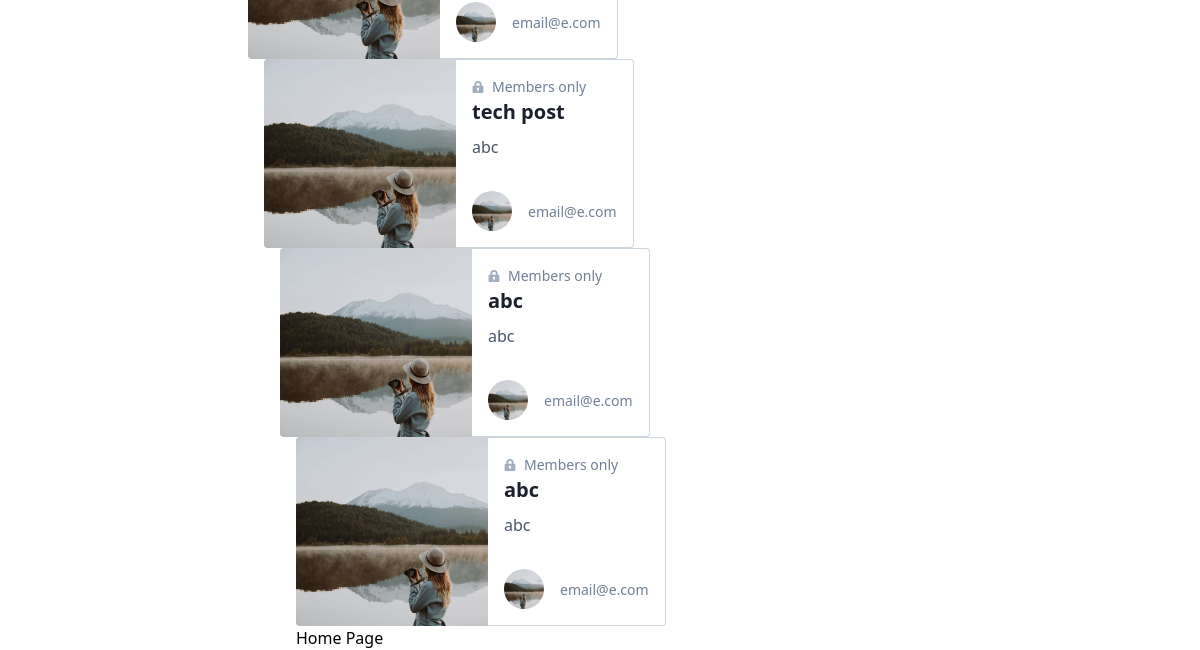
The page /home (signed in, lower part) on the database as committed earlier.
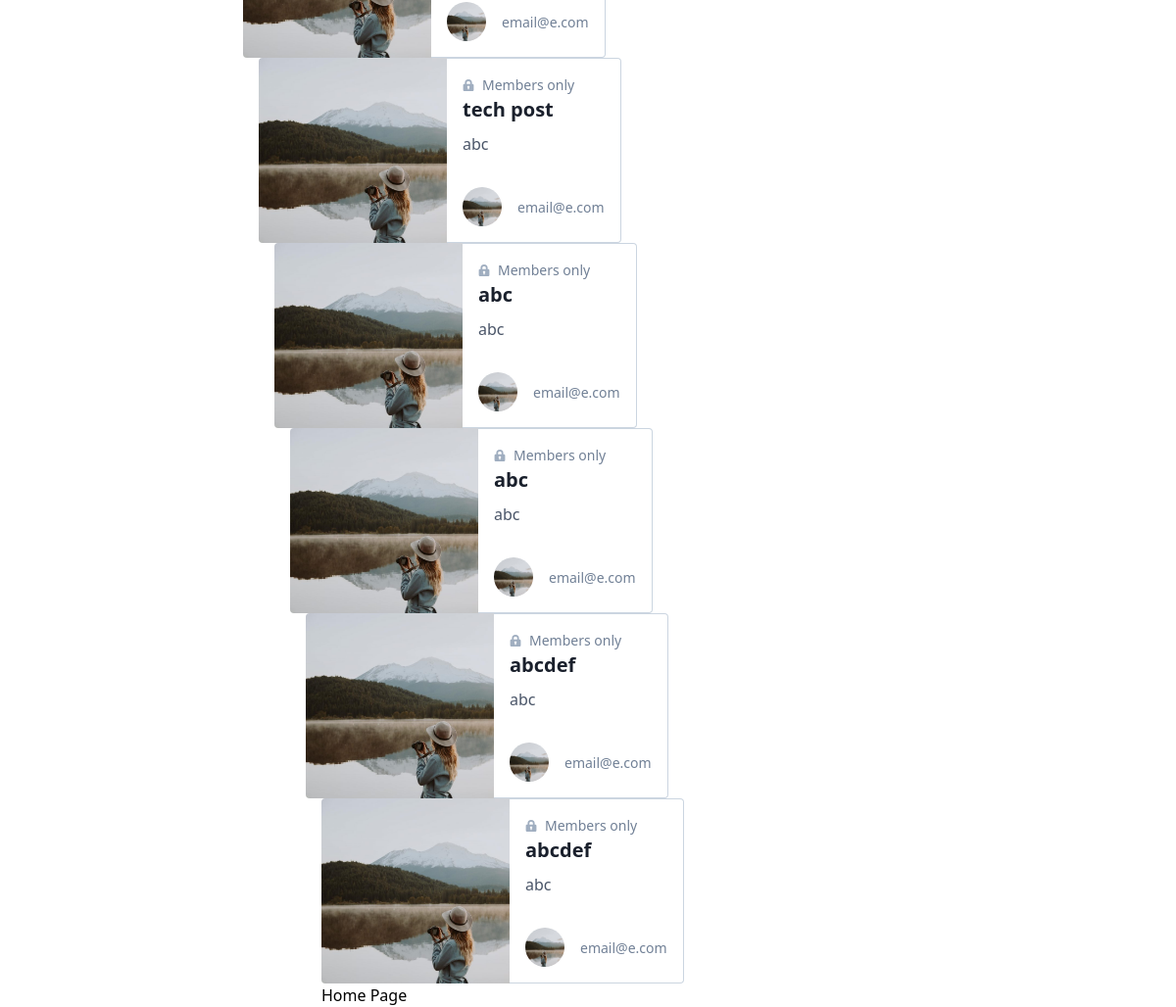
The same page on the database as committed later.
### diaryapp/models.py (models this page shows, shortened)
class Post(db.Model):
	id = db.Column(db.Integer, primary_key = True)
	title = db.Column(db.String(100))
	date_posted = db.Column(db.DateTime, nullable = False, default = datetime.utcnow)
	text_content = db.Column(db.Text, nullable = False)
	user_id = db.Column(db.Integer, db.ForeignKey('user.id'), nullable = False)

class User(db.Model, UserMixin):
	id = db.Column(db.Integer, primary_key = True)
	username = db.Column(db.String(25), unique = True, nullable = False)
	email = db.Column(db.String(100), unique = True, nullable = False)
	image_file = db.Column(db.String(25), default = 'default.jpg', nullable = False)
	password = db.Column(db.String(60), nullable = False)
	posts = db.relationship('Post', backref='author', lazy=True)
	def __repr__(self):
		return self.username

### diaryapp/routes.py (the view)
@app.route('/')
@app.route('/home')
def home():
	image_file = url_for('static', filename='profile/' + current_user.image_file)
	return render_template('home.html', posts = Post.query.all(), image_file = image_file)

### diaryapp/models.py (called while the page is built)
@login_manager.user_loader
def load_user(user_id):
	return User.query.get(int(user_id))

### diaryapp/templates/home.html
{% extends "layout.html" %}
{% block content %}
{% for post in posts %}
<div class="container mx-auto px-4">
<div class="max-w-sm w-full lg:max-w-full lg:flex">
  <div class="h-48 lg:h-auto lg:w-48 flex-none bg-cover rounded-t lg:rounded-t-none lg:rounded-l text-center overflow-hidden" style="background-image: url('{{image_file}}')" title="Woman holding a mug">
  </div>
  <div class="border-r border-b border-l border-gray-400 lg:border-l-0 lg:border-t lg:border-gray-400 bg-white rounded-b lg:rounded-b-none lg:rounded-r p-4 flex flex-col justify-between leading-normal">
    <div class="mb-8">
      <p class="text-sm text-gray-600 flex items-center">
        <svg class="fill-current text-gray-500 w-3 h-3 mr-2" xmlns="http://www.w3.org/2000/svg" viewBox="0 0 20 20">
          <path d="M4 8V6a6 6 0 1 1 12 0v2h1a2 2 0 0 1 2 2v8a2 2 0 0 1-2 2H3a2 2 0 0 1-2-2v-8c0-1.1.9-2 2-2h1zm5 6.73V17h2v-2.27a2 2 0 1 0-2 0zM7 6v2h6V6a3 3 0 0 0-6 0z" />
        </svg>
        Members only
      </p>
      <div class="text-gray-900 font-bold text-xl mb-2">{{ post.title }}</div>
      <p class="text-gray-700 text-base">{{ post.author }}</p>
    </div>
    <div class="flex items-center">
    <img class="w-10 h-10 rounded-full mr-4" src="{{ image_file }}" alt="Image">
      <div class="text-sm">
        <p class="text-gray-600">{{ current_user.email }}</p>
      </div>
    </div>
</div>
</div>
{% endfor %}
Home Page
{% endblock %}

### diaryapp/templates/layout.html (shortened to what this page needs)
<!DOCTYPE html>
<html>
<head>
	<link href="https://unpkg.com/tailwindcss@^1.0/dist/tailwind.min.css" rel="stylesheet">
</head>
<body>
	{% block content %}{% endblock %}
</body>
</html>

Rows that differ between the two databases and show on the page:
added Post: title "abcdef", author "abc", {{ current_user.email }} "email@e.com"
added Post: title "abcdef", author "abc", {{ current_user.email }} "email@e.com"
